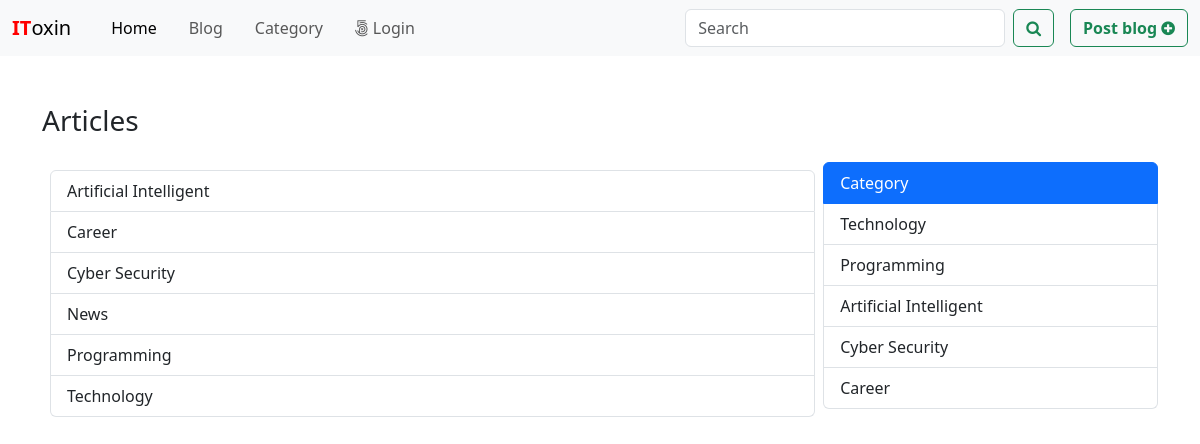
Screenshot of /Category.php with the database file from the repository.
### tables this page shows
CREATE TABLE `category` (
  `id` int(11) NOT NULL,
  `category` varchar(125) NOT NULL
);

### admin/data/Post.php (called while the page is built, shortened)
<?php
function getAllCategories($conn)
{
    $sql = "SELECT * FROM category ORDER BY category";
    $stmt = $conn->prepare($sql);
    $stmt->execute();
    if ($stmt->rowCount() >= 1) {
        $data = $stmt->fetchAll();
        return $data;
    } else {
        return 0;
    }
}
function get5Categories($conn)
{
    $sql = "SELECT * FROM category LIMIT 5";
    $stmt = $conn->prepare($sql);
    $stmt->execute();
    if ($stmt->rowCount() >= 1) {
        $data = $stmt->fetchAll();
        return $data;
    } else {
        return 0;
    }
}

### Category.php (the view, shortened to what this page needs)
<?php
include_once("admin/data/Post.php");
include_once("admin/data/Comment.php");
$categories = getAllCategories($conn);
$categories5 = get5Categories($conn);
$category = 0;
?>
<!DOCTYPE html>
<html lang="en">
<head>
    <link rel="stylesheet" href="https://stackpath.bootstrapcdn.com/font-awesome/4.7.0/css/font-awesome.min.css">
    <link href="https://cdn.jsdelivr.net/npm/bootstrap@5.3.3/dist/css/bootstrap.min.css" rel="stylesheet">
    <link rel="stylesheet" href="css/style.css">
</head>
<body>
    <?php
    include 'inc/NavBar.php';
    ?>
    <div class="container mt-5">
        <h3 class="display-4 mb-4 fs-3">
            <?php
            if ($category != 0) {
                echo "Articles about '<b>" . $category['category'] . "</b>'";
            } else {
                echo "Articles";
            }
            ?>
        </h3>
        <section class="d-flex">
            <?php
            if (!isset($_GET['category_id'])) {
            ?>
                <main class="main-blog p-2">
                    <div class="list-group category-aside">
                        <?php
                        foreach ($categories as $category) {
                        ?>
                            <a href="category.php?category_id=<?= $category['id'] ?>"
                                class="list-group-item list-group-item-action"><?php echo $category['category'] ?></a>
                        <?php
                        }
                        ?>
                    </div>
                </main>
            <?php
            }
            ?>
            <aside class="aside-main">
                <div class="list-group category-aside">
                    <a href="#"
                        class="list-group-item list-group-item-action active"
                        aria-current="true">
                        Category
                    </a>
                    <?php
                    foreach ($categories5 as $category) {
                    ?>
                        <a href="category.php?category_id=<?= $category['id'] ?>"
                            class="list-group-item list-group-item-action"><?php echo $category['category'] ?></a>
                    <?php
                    }
                    ?>
                </div>
            </aside>
        </section>
    </div>
</body>
</html>

### CSS/style.css (style rules this page uses)
.category-aside { width: 100%; }
.main-blog { width: 70%; }
.aside-main { width: 30%; }

### rows the page displays
category: category "Artificial Intelligent"
category: category "Career"
category: category "Cyber Security"
category: category "News"
category: category "Programming"
category: category "Technology"
